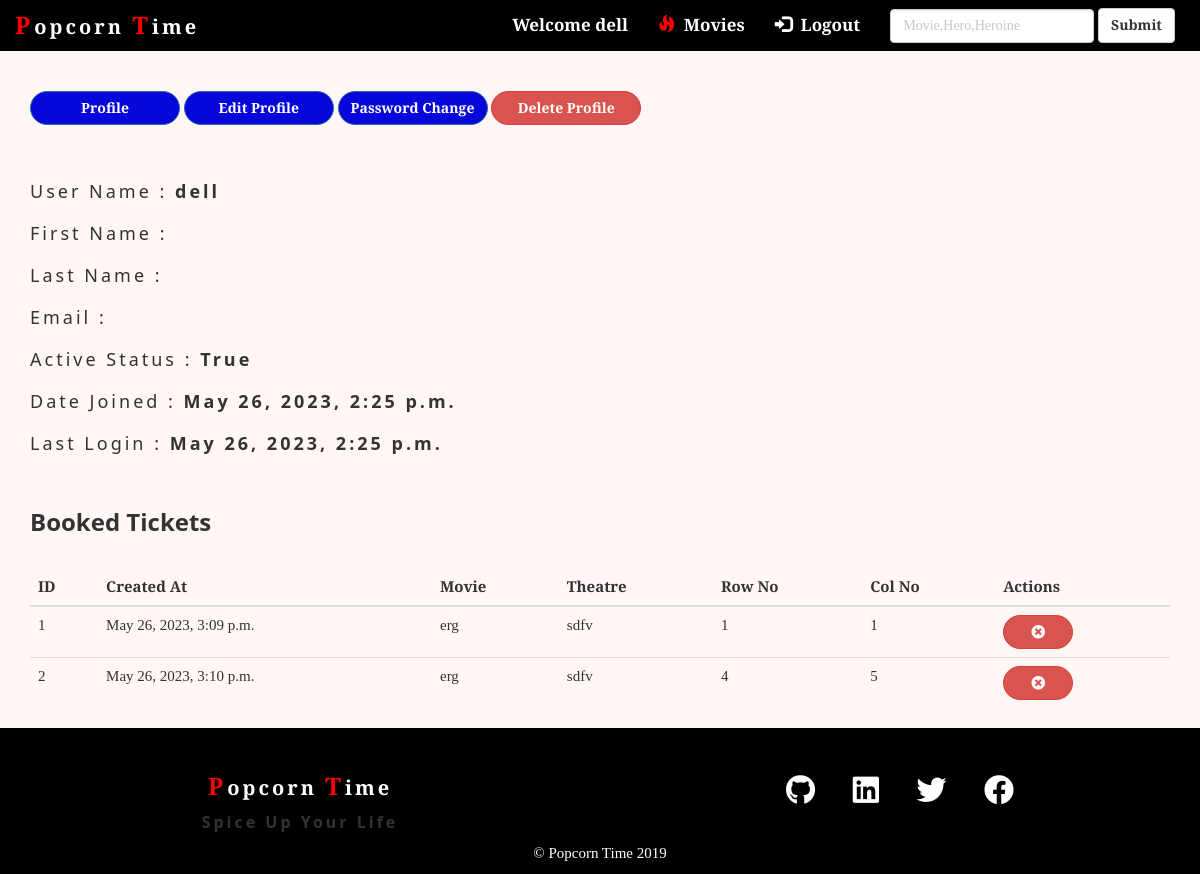
The page /accounts/2/dell/ (signed in) on the database its author committed.
### main/models.py (models this page shows)
class booking(models.Model):
    name = models.CharField(max_length=50)
    age = models.PositiveSmallIntegerField(null=False)
    created_at = models.DateTimeField(auto_now_add=True, db_index=True)
    updated_at = models.DateTimeField(auto_now=True)
    row_num = models.PositiveSmallIntegerField(null=False, blank=False)
    col_num = models.PositiveSmallIntegerField(null=False, blank=False)
    show = models.ForeignKey(show,related_name="booking_show",null=False,on_delete=models.CASCADE)
    user = models.ForeignKey(User,related_name="booking_user",null=False,default=None, on_delete=models.CASCADE)
    status = models.IntegerField(choices=TICKET_STATUS_CHOICES, default=1)
    session = models.CharField(blank=False, null=False, max_length=200)
    class Meta:
        unique_together = ('show', 'row_num', 'col_num')

### dashboard/models.py (models this page shows, shortened)
class show(models.Model) :
    date = models.DateField()
    time = models.TimeField()
    price = models.IntegerField()
    screen = models.ForeignKey(screen,related_name="show_screen",on_delete=models.CASCADE)
    theatre = models.ForeignKey(theatre,related_name="show_theatre",on_delete=models.CASCADE)
    movie = models.ForeignKey(movie,related_name="show_movie",on_delete=models.CASCADE)

class movie(models.Model) :
    name = models.CharField(max_length=50)
    hero = models.CharField(max_length=30)
    heroine = models.CharField(max_length=30)
    director = models.CharField(max_length=30)
    genre = models.CharField(max_length=150,help_text='Seperate genre with spaces',null=True)
    language = models.CharField(max_length=150,help_text='Seperate language with spaces',null=True)
    description = models.TextField(default='Description Text')
    release_date = models.DateField(help_text='mm/dd/yyyy')
    runtime_in_minutes = models.IntegerField(validators=[MaxValueValidator(200)])
    trailer = models.CharField(max_length=1000)
    thumbnail_image = models.ImageField(upload_to='movie_thumbs')
    slideshow_image = models.ImageField(upload_to='movie_thumbs',default='true')

class theatre(models.Model) :
    name = models.CharField(max_length=30)
    address = models.CharField(max_length=100)
    phone = models.BigIntegerField()
    theatre_manager = models.ForeignKey(theatre_manager,related_name="theatre",on_delete=models.CASCADE)

### main/views.py (the view)
# urls.py: re_path(r'^accounts/(?P<pk>\d+)/(?P<user>\w+)/',views.account.as_view(),name="accounts"),
class account(LoginRequiredMixin,DetailView) :
    def get_context_data(self, **kwargs):
        context = super().get_context_data(**kwargs)
        user_id = self.kwargs['pk']
        username = self.kwargs['user']
        u = User.objects.get(pk=user_id)
        context['tickets_booked'] = booking.objects.filter(user=u)
        if u.username == username :
            context['test'] = username
            return context
    context_object_name = 'user'
    model = models.User
    template_name = 'main/account.html'

### main/templates/main/account.html (shortened to what this page needs)
{% extends 'main/layout.html' %}
{% load static %}
{% block content %}
{% if test %}
<div class="container">
    <a href="#profile"><button class="btn btn-primary">Profile</button></a>
    <a href="{% url 'main:accounts-update' pk=user.id %}"><button class="btn btn-primary">Edit Profile</button></a>
    <a href="{% url 'password_change' %}"><button  class="btn btn-primary">Password Change</button></a>
    <a href="{% url 'main:accounts-delete' pk=user.id %}"><button class="btn btn-danger">Delete Profile</button></a>
</div>
<div class="container" id="profile" style="margin-top: 40px;margin-bottom: 30px;">
    <h4>User Name : <strong>{{ user.username }}</strong></h4>
    <h4>First Name : <strong>{{ user.first_name }}</strong></h4>
    <h4>Last Name : <strong>{{ user.last_name }}</strong></h4>
    <h4>Email : <strong>{{ user.email }}</strong></h4>
    <h4>Active Status : <strong>{{ user.is_active }}</strong></h4>
    <h4>Date Joined : <strong>{{ user.date_joined }}</strong></h4>
    <h4>Last Login : <strong>{{ user.last_login }}</strong></h4>
</div>
<div class="container">
    <h3><strong>Booked Tickets</strong></h3></br>
        <table class="table table-hover">
                <thead>
                  <tr>
                    <th>ID</th>
                    <th>Created At</th>
                    <th>Movie</th>
                    <th>Theatre</th>
                    <th>Row No</th>
                    <th>Col No</th>
                    <th>Actions</th>
                  </tr>
                </thead>
                <tbody>
                  {% for t in tickets_booked %}
                  <tr>
                    <td>{{ forloop.counter }}</td>
                    <td>{{ t.created_at }}</td>
                    <td>{{ t.show.movie.name }}</td>
                    <td>{{ t.show.theatre.name }}</td>
                    <td>{{ t.row_num }}</td>
                    <td>{{ t.col_num }}</td>
                    <td><a href="{% url 'main:cancel_ticket' pk=t.id  %}"><button class="btn btn-danger" style="width:70px;"> <i class="fas fa-times-circle"></i></button></a></td>
                  </tr>
                  {% endfor %}
                </tbody>
              </table>
</div>
{% else %}
<div class="container" style="margin-top : 30px;margin-bottom:60px;">
    <img src="{% static 'image/404.png' %}" alt="404 page" class="img img-responsive center-block" />
</div>
{% endif %}
{% endblock %}

### main/templates/main/layout.html (shortened to what this page needs)
<!DOCTYPE html>
<html lang="en">
{% load static %}
<head>
  <link rel="stylesheet" type="text/css" href="{% static 'css/bootstrap.min.css' %}">
  <link rel="stylesheet" type="text/css" href="{% static 'css/w3.css' %}">
  <link rel="stylesheet" href="https://use.fontawesome.com/releases/v5.8.1/css/all.css"
>
  <link rel="stylesheet" type="text/css" href="{% static 'css/main.css' %}">
</head>
<body style="background-color:rgb(255, 246, 246)">
    <nav class="navbar navbar-inverse navbar-static-top hidden-sm hidden-xs" id="navigation_bar">
      <div class="container-fluid">
        <div class="navbar-header">
          <a class="navbar-brand" href="{% url 'main:index' %}" style="color: rgb(255, 255, 255);"><strong><span
                id="first_letter">P</span>opcorn <span id="first_letter">T</span>ime</strong></a>
        </div>
        <div class="collapse navbar-collapse" id="myNavbar">
          <ul class="nav navbar-nav navbar-right " style="text-align: center;margin-right : 10px;">
            {% if user.is_authenticated %}
          <li><a href="{% url 'main:accounts' pk=user.id user=user.username %}"><strong>Welcome {{ user.username }}</strong></a></li>
          {% endif %}
          <li><a href="{% url 'main:movies' %}"><strong><span class="glyphicon glyphicon-fire" style="color: red;"></span>&nbsp;
                Movies</strong></a></li>
          {% if user.is_authenticated %}
          <li><a href="{% url 'logout' %}"><strong><span class="glyphicon glyphicon-log-in"></span>&nbsp; Logout</strong></a></li>
          {% else %}
          <li><a href="{% url 'main:signup' %}"><strong><span class="glyphicon glyphicon-user"></span>&nbsp;Signup</strong></a></li>
          <li><a href="{% url 'login' %}"><strong><span class="glyphicon glyphicon-log-in"></span>&nbsp; Login</strong></a></li>
          {% endif %}
            <form class="navbar-form navbar-right" action="{% url 'main:search' %}" method="POST">
              <div class="form-group">
                <input type="text" class="form-control" placeholder="Movie,Hero,Heroine" name="search" >
              </div>
              <button type="submit" class="btn btn-default"><strong>Submit</strong></button>
            </form>
          </ul>
        </div>
      </div>
    </nav>
    {% block content %}
    {% endblock %}
    <div class="container-fluid" style="background-color: rgb(0,0,0);padding-top: 40px;">
        <div class="row">
          <div class="col-lg-6" style="text-align: center;">
            <a class="footer-brand" href="#" style="color: rgb(255, 255, 255);"><strong><span
                  id="first_letter">P</span>opcorn <span id="first_letter">T</span>ime</strong></a>
            <h6 class="footer-brand" style="font-size : 16px;"><strong>Spice Up Your Life</strong></h6>
          </div>
          <div class="col-lg-6" style="text-align: center;">
            <a href="#" style="font-size: 30px;padding-right : 30px;color: rgb(255, 255, 255)"> <i
                class="fab fa-github"></i> </a>
            <a href="#" style="font-size: 30px;color: rgb(255, 255, 255);padding-right : 30px;"> <i
                class="fab fa-linkedin"></i> </a>
            <a href="#" style="font-size: 30px;color: rgb(255, 255, 255);padding-right : 30px;"> <i
                class="fab fa-twitter"></i> </a>
            <a href="#" style="font-size: 30px;color: rgb(255, 255, 255)"> <i class="fab fa-facebook"></i> </a>
          </div>
        </div>
        <p style="text-align : center;color : rgb(255,255,255);">&copy; Popcorn Time 2019</p>
      </div>
    </body>
    </html>

### static/css/w3.css (style rules this page uses)
html { box-sizing:border-box }
*,*:before,*:after { box-sizing:inherit }
html { -ms-text-size-adjust:100%;-webkit-text-size-adjust:100% }
body { margin:0 }
article,aside,details,figcaption,figure,footer,header,main,menu,nav,section,summary { display:block }
a { background-color:transparent;-webkit-text-decoration-skip:objects }
button,input,select,textarea { font:inherit;margin:0 }
button,input { overflow:visible }
button,select { text-transform:none }
button,html [type=button],[type=reset],[type=submit] { -webkit-appearance:button }
html,body { font-family:Verdana,sans-serif;font-size:15px;line-height:1.5 }
html { overflow-x:hidden }
h3 { font-size:24px }
h4 { font-size:20px }
h6 { font-size:16px }
h1,h2,h3,h4,h5,h6 { font-family:"Segoe UI",Arial,sans-serif;font-weight:400;margin:10px 0 }
a { color:inherit }

### static/css/main.css (style rules this page uses)
* { margin: 0; padding: 0; border: 0; }
body { font-family: 'Bitter', serif; }
#myNavbar > ul > li > a { font-size: 17px; color : rgb(255,255,255); }
#navigation_bar { background-color : rgb(0,0,0); border : none; }
#first_letter { color : rgb(255,0,0); font-size : 24px; letter-spacing : 4px; }
.navbar-brand,.footer-brand { font-size: 20px; letter-spacing: 3px; }

### main/templates/main/account.html (style rules this page uses)
.btn-primary { color: rgb(255, 255, 255); background-color: rgb(7, 7, 218); border-radius: 2rem; width: 150px; font-weight: 700; }
.btn-danger { font-weight: 700; border-radius: 2rem; width: 150px; }
h4 { letter-spacing: 3px; line-height : 32px; font-size: 18px; }

### rows shown on the page
booking: created_at "May 26, 2023, 3:09 p.m.", show.movie.name "erg", show.theatre.name "sdfv", row_num "1", col_num "1"
booking: created_at "May 26, 2023, 3:10 p.m.", show.movie.name "erg", show.theatre.name "sdfv", row_num "4", col_num "5"

### other values the page prints
{{ user.username }} "dell"
{{ user.is_active }} "True"
{{ user.date_joined }} "May 26, 2023, 2:25 p.m."
{{ user.last_login }} "May 26, 2023, 2:25 p.m."
